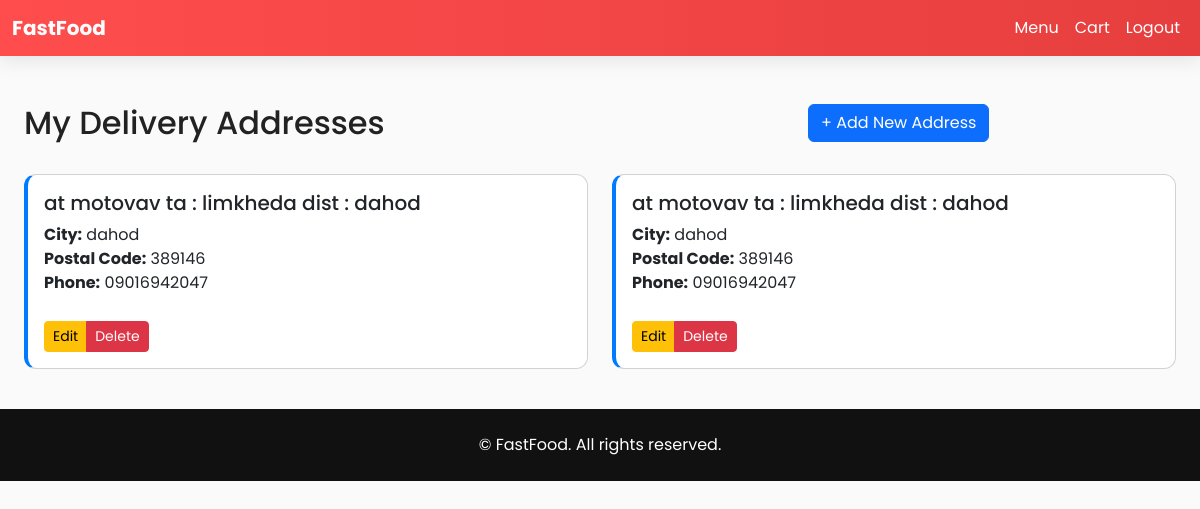
/delivery-addresses/ (signed in), run on the app's committed database.
### food_app/models.py (models this page shows, shortened)
class DeliveryAddress(models.Model):
    user = models.ForeignKey(User, on_delete=models.CASCADE, related_name="delivery_addresses")
    street_address = models.CharField(max_length=255)
    city = models.CharField(max_length=100)
    postal_code = models.CharField(max_length=20)
    phone = models.CharField(max_length=20)
    latitude = models.FloatField(blank=True, null=True)
    longitude = models.FloatField(blank=True, null=True)
    is_default = models.BooleanField(default=False)
    created_at = models.DateTimeField(default=timezone.now)
    class Meta:
        verbose_name_plural = "Delivery Addresses"

### food_app/views.py (the view)
# urls.py: path("delivery-addresses/", views.delivery_addresses, name="delivery_addresses"),
@login_required(login_url="login")
def delivery_addresses(request):
    addresses = request.user.delivery_addresses.all()
    return render(request, "food_app/delivery_addresses.html", {"addresses": addresses})

### food_app/templates/food_app/delivery_addresses.html (shortened to what this page needs)
{% extends 'food_app/base.html' %}
{% block content %}
<div class="container mt-5">
    <div class="row mb-4">
        <div class="col-md-8">
            <h2>My Delivery Addresses</h2>
        </div>
        <div class="col-md-4 text-right">
            <a href="{% url 'add_delivery_address' %}" class="btn btn-primary">+ Add New Address</a>
        </div>
    </div>
    {% if addresses %}
        <div class="row">
            {% for address in addresses %}
            <div class="col-md-6 mb-3">
                <div class="card">
                    <div class="card-body">
                        <div class="d-flex justify-content-between">
                            <h5 class="card-title">
                                {{ address.street_address }}
                            </h5>
                        </div>
                        <p class="card-text">
                            <strong>City:</strong> {{ address.city }}<br>
                            <strong>Postal Code:</strong> {{ address.postal_code }}<br>
                            <strong>Phone:</strong> {{ address.phone }}<br>
                        </p>
                        <div class="btn-group" role="group">
                            <a href="{% url 'edit_delivery_address' address.id %}" class="btn btn-sm btn-warning">Edit</a>
                            <a href="{% url 'delete_delivery_address' address.id %}" class="btn btn-sm btn-danger" onclick="return confirm('Are you sure?')">Delete</a>
                        </div>
                    </div>
                </div>
            </div>
            {% endfor %}
        </div>
    {% else %}
        <div class="alert alert-info">
            <p>No delivery addresses found. <a href="{% url 'add_delivery_address' %}">Add one now!</a></p>
        </div>
    {% endif %}
</div>
{% endblock %}

### food_app/templates/food_app/base.html (style rules this page uses)
:root { --brand:#ff4d4d; --brand-dark:#e63e3e; }
body { font-family: "Poppins"; background:#fafafa; color:#222; }
.card { border-radius:12px; overflow:hidden; transition:.2s; }

### food_app/templates/food_app/delivery_addresses.html (style rules this page uses)
.container { max-width: 1200px; }
.card { border-left: 4px solid #007bff; }
.btn-group { margin-top: 10px; }

### data on the page
DeliveryAddress: street_address "at motovav ta : limkheda dist : dahod", city "dahod", postal_code "389146", phone "09016942047"
DeliveryAddress: street_address "at motovav ta : limkheda dist : dahod", city "dahod", postal_code "389146", phone "09016942047"
